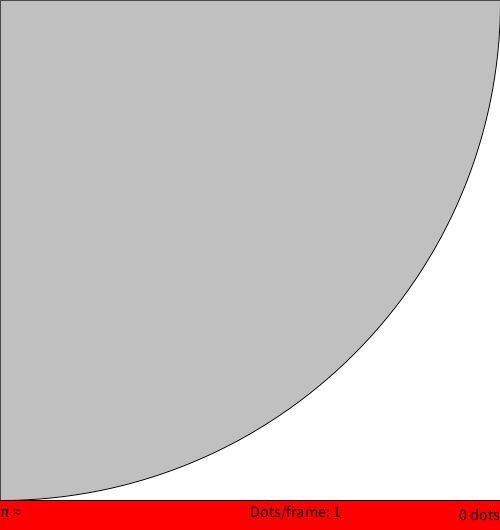
Frame 1 (no input)
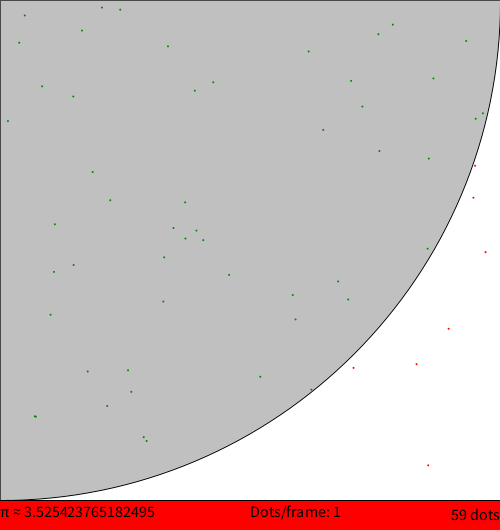
Frame 60 (the mouse pressed at the canvas centre just before this capture)
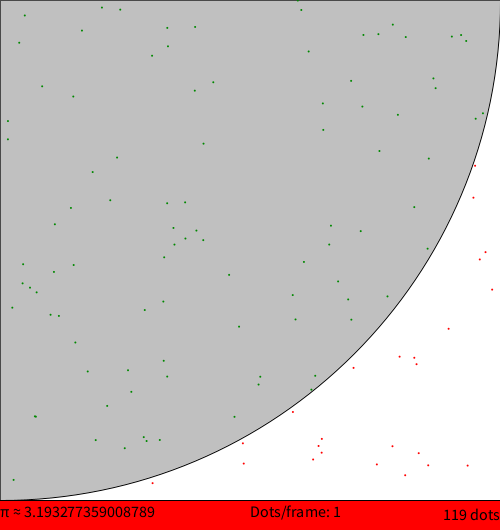
Frame 120 (the mouse held since frame 60 and released just before this capture)

The Processing sketch that drew these frames (run headless with seeded random() and noise(); from frame 60 on, the mouse is pressed at the canvas centre):

// Processing sketch: processing_97434
// ── processing_97434.pde

ArrayList<PVector> dots;
int dotsIn, speed;
final PVector origin = new PVector(0, 0);
boolean paused;

void setup() {
  size(500, 530);
  dots = new ArrayList<PVector>();
  dotsIn = 0;
  speed=1;
  paused = false;
  textSize(16);
}

void draw() {
  background(0xFFFF0000);
  textAlign(LEFT, BOTTOM);
  fill(0);
  double piApprox = 4.0*dotsIn/dots.size();
  text("\u03C0 \u2248 " + (dots.isEmpty()?"":piApprox), 0, height-10);
  text("Dots/frame: " + ((int)speed), width/2, height-10);
  textAlign(RIGHT);
  text(""+dots.size() + " dots", width, height-10);
  fill(255);
  stroke(0);
  rect(0, 0, 500, 500);
  fill(0x88888888);
  ellipseMode(CENTER);
  ellipse(0, 0, 2*width, 2*width);

  for (PVector dot: dots) {
    fill((PVector.dist(dot, origin)<=width?0xFF008800:0xFFFF0000));
    noStroke();
    ellipse(dot.x, dot.y, 2, 2);
  }
  if (paused) {
    fill(0);
    textAlign(LEFT, TOP);
    text("PAUSED", 0, 0);
  } 
  else
    for (int i = 0; i < speed; i++) {
      PVector newDot = new PVector(random(width), random(width));
      if (PVector.dist(newDot, origin)<=width) dotsIn++;
      dots.add(newDot);
    }
}

void keyPressed() {
  if (key == 'r' || key == 'R') {
    dots = new ArrayList<PVector>();
    dotsIn=0;
  } 
  else if (key == '+' || key=='=') {
    speed++;
  }
  else if (key == '-'||key=='_') {
    speed--;
    if (speed<1)speed=1;
  }
  else if (key == 'p' || key == 'P')
    paused = !paused;
}
